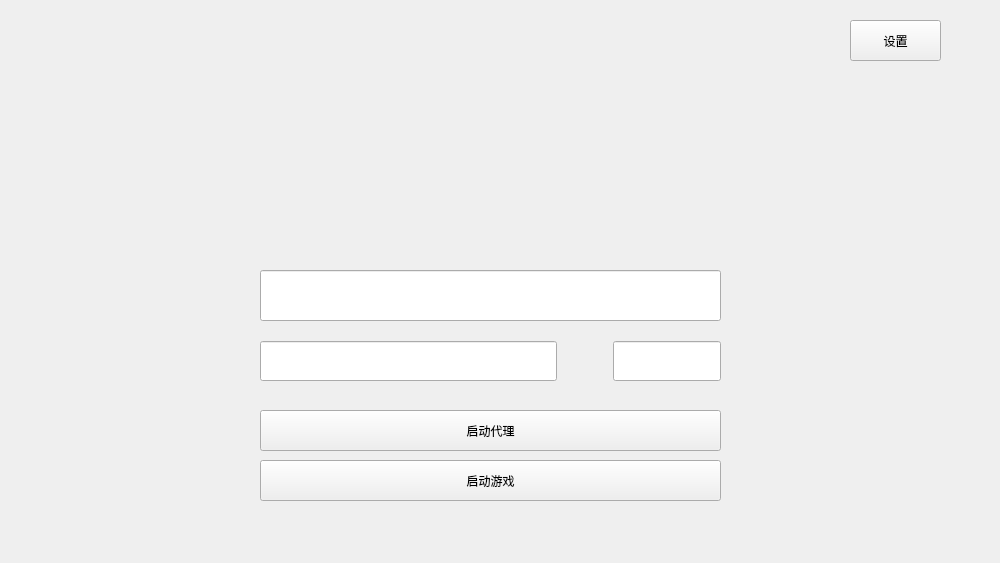
<?xml version="1.0" encoding="UTF-8"?>
<ui version="4.0">
 <class>Widget</class>
 <widget class="QWidget" name="Widget">
  <property name="geometry">
   <rect>
    <x>0</x>
    <y>0</y>
    <width>1000</width>
    <height>563</height>
   </rect>
  </property>
  <property name="minimumSize">
   <size>
    <width>1000</width>
    <height>563</height>
   </size>
  </property>
  <property name="maximumSize">
   <size>
    <width>1000</width>
    <height>563</height>
   </size>
  </property>
  <property name="windowTitle">
   <string>Widget</string>
  </property>
  <widget class="DragDropLineEdit" name="token">
   <property name="geometry">
    <rect>
     <x>260</x>
     <y>270</y>
     <width>461</width>
     <height>51</height>
    </rect>
   </property>
   <property name="minimumSize">
    <size>
     <width>461</width>
     <height>40</height>
    </size>
   </property>
   <property name="echoMode">
    <enum>QLineEdit::Password</enum>
   </property>
  </widget>
  <widget class="QPushButton" name="login">
   <property name="geometry">
    <rect>
     <x>260</x>
     <y>410</y>
     <width>461</width>
     <height>41</height>
    </rect>
   </property>
   <property name="minimumSize">
    <size>
     <width>461</width>
     <height>40</height>
    </size>
   </property>
   <property name="text">
    <string>启动代理</string>
   </property>
  </widget>
  <widget class="QWidget" name="layoutWidget">
   <property name="geometry">
    <rect>
     <x>260</x>
     <y>120</y>
     <width>461</width>
     <height>111</height>
    </rect>
   </property>
   <layout class="QHBoxLayout" name="horizontalLayout_2">
    <item>
     <spacer name="horizontalSpacer_2">
      <property name="orientation">
       <enum>Qt::Horizontal</enum>
      </property>
      <property name="sizeHint" stdset="0">
       <size>
        <width>40</width>
        <height>20</height>
       </size>
      </property>
     </spacer>
    </item>
    <item>
     <widget class="QLabel" name="title">
      <property name="minimumSize">
       <size>
        <width>379</width>
        <height>103</height>
       </size>
      </property>
      <property name="maximumSize">
       <size>
        <width>379</width>
        <height>103</height>
       </size>
      </property>
      <property name="text">
       <string/>
      </property>
     </widget>
    </item>
    <item>
     <spacer name="horizontalSpacer_3">
      <property name="orientation">
       <enum>Qt::Horizontal</enum>
      </property>
      <property name="sizeHint" stdset="0">
       <size>
        <width>40</width>
        <height>20</height>
       </size>
      </property>
     </spacer>
    </item>
   </layout>
  </widget>
  <widget class="QWidget" name="layoutWidget">
   <property name="geometry">
    <rect>
     <x>260</x>
     <y>340</y>
     <width>461</width>
     <height>42</height>
    </rect>
   </property>
   <layout class="QHBoxLayout" name="horizontalLayout" stretch="6,1,0">
    <item>
     <widget class="QLineEdit" name="code">
      <property name="minimumSize">
       <size>
        <width>0</width>
        <height>40</height>
       </size>
      </property>
     </widget>
    </item>
    <item>
     <spacer name="horizontalSpacer">
      <property name="orientation">
       <enum>Qt::Horizontal</enum>
      </property>
      <property name="sizeHint" stdset="0">
       <size>
        <width>40</width>
        <height>20</height>
       </size>
      </property>
     </spacer>
    </item>
    <item>
     <widget class="QLineEdit" name="pwd">
      <property name="minimumSize">
       <size>
        <width>0</width>
        <height>40</height>
       </size>
      </property>
      <property name="echoMode">
       <enum>QLineEdit::Password</enum>
      </property>
     </widget>
    </item>
   </layout>
  </widget>
  <widget class="QPushButton" name="game">
   <property name="geometry">
    <rect>
     <x>260</x>
     <y>460</y>
     <width>461</width>
     <height>41</height>
    </rect>
   </property>
   <property name="text">
    <string>启动游戏</string>
   </property>
  </widget>
  <widget class="QPushButton" name="setting">
   <property name="geometry">
    <rect>
     <x>850</x>
     <y>20</y>
     <width>91</width>
     <height>41</height>
    </rect>
   </property>
   <property name="text">
    <string>设置</string>
   </property>
  </widget>
 </widget>
 <customwidgets>
  <customwidget>
   <class>DragDropLineEdit</class>
   <extends>QLineEdit</extends>
   <header>Dragdroplineedit.h</header>
  </customwidget>
 </customwidgets>
 <resources/>
 <connections/>
</ui>
